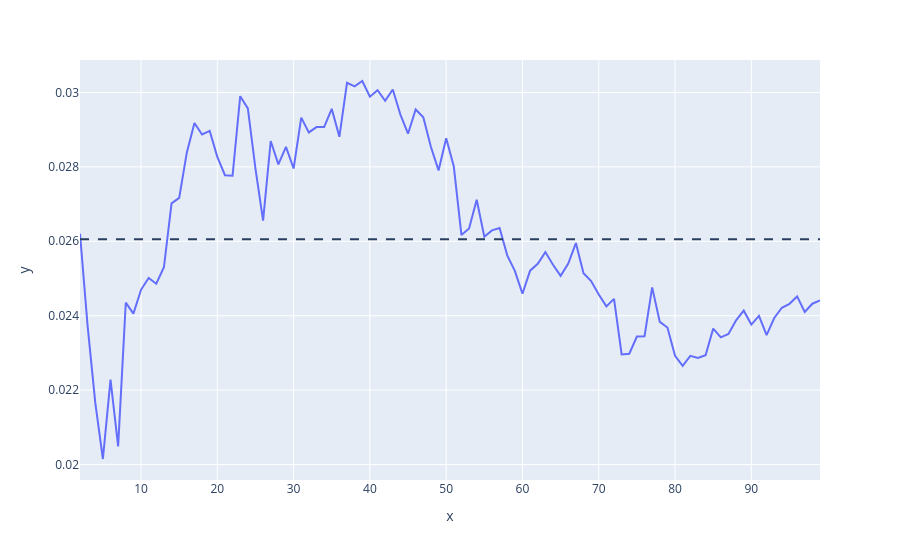

The cell this chart's notebook holds for it:
### Code cell
print(f"Best n clusters = {best_n_clusters['n']} with a silhouette score of {best_n_clusters['score']}")
fig = px.line(x=range(*k_range), y=silhouettes)

avg = sum(silhouettes) / len(silhouettes)
fig.add_hline(y=avg, line_dash='dash')

### Figure 1 — Plotly figure (JSON) as saved in the notebook; plotly's stock layout.template omitted (floating-point values rounded to 4 significant figures)
{"data": [{"hovertemplate": "x=%{x}<br>y=%{y}<extra></extra>", "legendgroup": "", "line": {"color": "#636efa", "dash": "solid"}, "marker": {"symbol": "circle"}, "mode": "lines", "name": "", "orientation": "v", "showlegend": false, "type": "scatter", "x": [2, 3, 4, 5, 6, 7, 8, 9, 10, 11, 12, 13, 14, 15, 16, 17, 18, 19, 20, 21, 22, 23, 24, 25, 26, 27, 28, 29, 30, 31, 32, 33, 34, 35, 36, 37, 38, 39, 40, 41, 42, 43, 44, 45, 46, 47, 48, 49, 50, 51, 52, 53, 54, 55, 56, 57, 58, 59, 60, 61, 62, 63, 64, 65, 66, 67, 68, 69, 70, 71, 72, 73, 74, 75, 76, 77, 78, 79, 80, 81, 82, 83, 84, 85, 86, 87, 88, 89, 90, 91, 92, 93, 94, 95, 96, 97, 98, 99], "xaxis": "x", "y": [0.0262, 0.02372, 0.02166, 0.02015, 0.02228, 0.02049, 0.02435, 0.02405, 0.0247, 0.02501, 0.02486, 0.0253, 0.02702, 0.02717, 0.02838, 0.02918, 0.02887, 0.02897, 0.02827, 0.02778, 0.02776, 0.0299, 0.02957, 0.02795, 0.02655, 0.0287, 0.02807, 0.02854, 0.02796, 0.02932, 0.02893, 0.02907, 0.02907, 0.02956, 0.02881, 0.03026, 0.03017, 0.03031, 0.02989, 0.03006, 0.02978, 0.03008, 0.02941, 0.02889, 0.02954, 0.02933, 0.02854, 0.02791, 0.02877, 0.02801, 0.02617, 0.02634, 0.02712, 0.02612, 0.02629, 0.02636, 0.02562, 0.0252, 0.02459, 0.02521, 0.0254, 0.02571, 0.02537, 0.02507, 0.0254, 0.02595, 0.02514, 0.02493, 0.02457, 0.02425, 0.02445, 0.02296, 0.02298, 0.02344, 0.02345, 0.02476, 0.02383, 0.02368, 0.02292, 0.02265, 0.02292, 0.02286, 0.02294, 0.02365, 0.02342, 0.02351, 0.02388, 0.02413, 0.02376, 0.02399, 0.02348, 0.02394, 0.02421, 0.02432, 0.02452, 0.0241, 0.02432, 0.02441], "yaxis": "y"}], "layout": {"legend": {"tracegroupgap": 0}, "margin": {"t": 60}, "shapes": [{"line": {"dash": "dash"}, "type": "line", "x0": 0, "x1": 1, "xref": "x domain", "y0": 0.02606, "y1": 0.02606, "yref": "y"}], "xaxis": {"anchor": "y", "domain": [0, 1], "title": {"text": "x"}}, "yaxis": {"anchor": "x", "domain": [0, 1], "title": {"text": "y"}}}}
